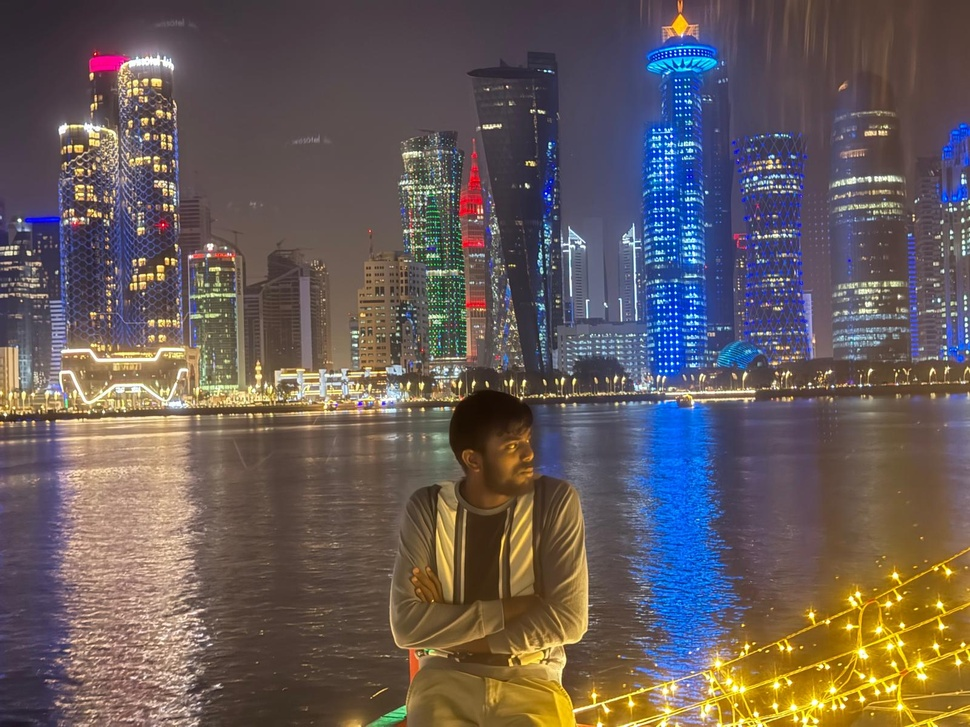
#> input picture snk.jpeg, 970 x 727 px, shrunk from 1600 x 1200 before the run
$ jupyter execute Untitled.ipynb
#> lines starting #> are read from the running program, lines starting #| are printed output that depends on the picture
## EXP-3-Record-Histogram processing ##
## name: nithish kumar s ##
## reg : 212224230190 ##

[cell 1]
import cv2
import numpy as np
import matplotlib.pyplot as plt

image = cv2.imread('snk.jpeg')
#> image is the input picture: shape (727, 970, 3); mean B, G, R 89.3, 91.5, 102.9
gray_image = cv2.cvtColor(image, cv2.COLOR_BGR2GRAY)
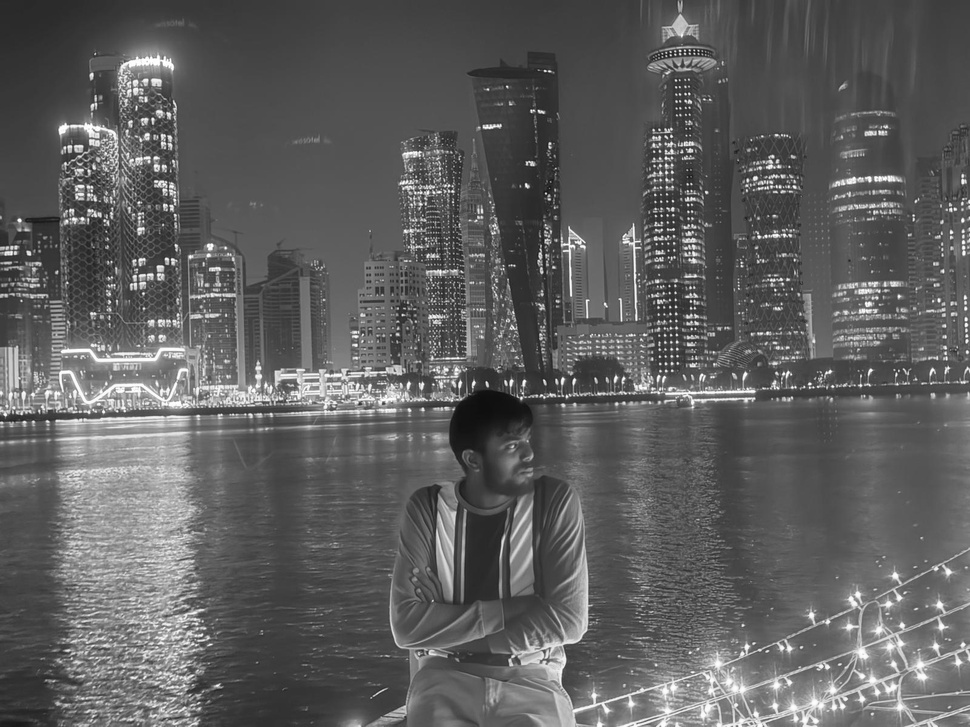
#> gray_image: shape (727, 970); min 13, max 255, mean 94.7
hist_original = cv2.calcHist([gray_image], [0], None, [256], [0, 256])
#> hist_original = 256 values, max 15153 at index 75, min 0 at index 0, mean 2754.6

equalized_image = cv2.equalizeHist(gray_image)
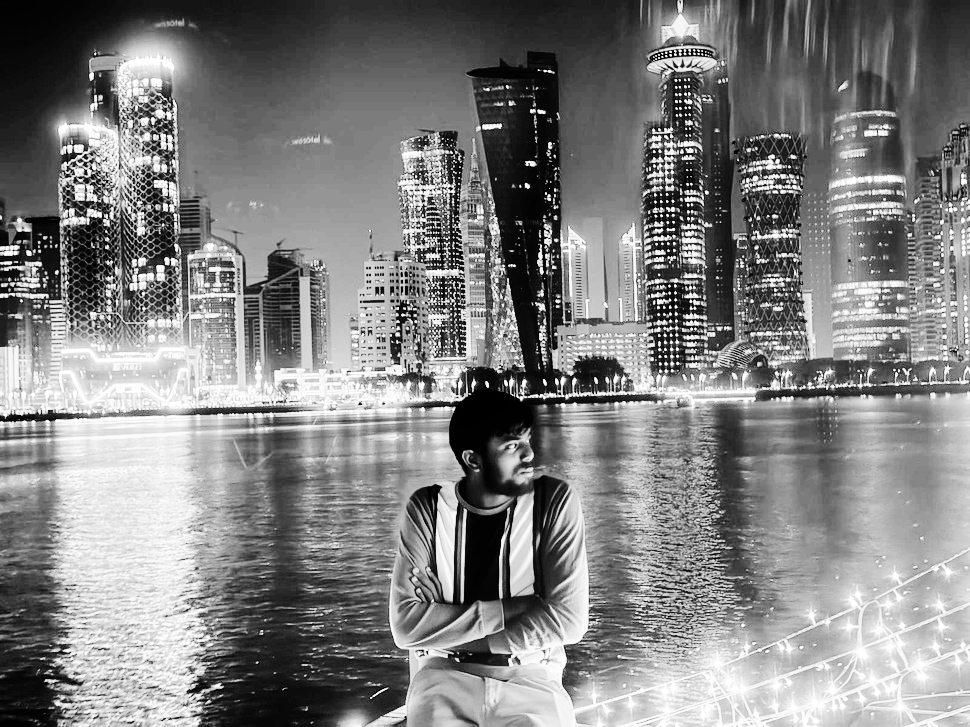
#> equalized_image: shape (727, 970); min 0, max 255, mean 129
hist_equalized = cv2.calcHist([equalized_image], [0], None, [256], [0, 256])
#> hist_equalized = 256 values, max 15153 at index 88, min 0 at index 11, mean 2754.6
plt.figure(figsize=(10, 7))

plt.subplot(2, 2, 1)
plt.imshow(gray_image, cmap='gray')
plt.title('Original Grayscale Image')
plt.axis('off')

plt.subplot(2, 2, 2)
plt.imshow(equalized_image, cmap='gray')
plt.title('Equalized Image')
plt.axis('off')

plt.subplot(2, 2, 3)
plt.plot(hist_original, color='black')
plt.title('Original Histogram')
plt.xlim([0, 256])

plt.subplot(2, 2, 4)
plt.plot(hist_equalized, color='black')
plt.title('Equalized Histogram')
plt.xlim([0, 256])

plt.tight_layout()
plt.show()
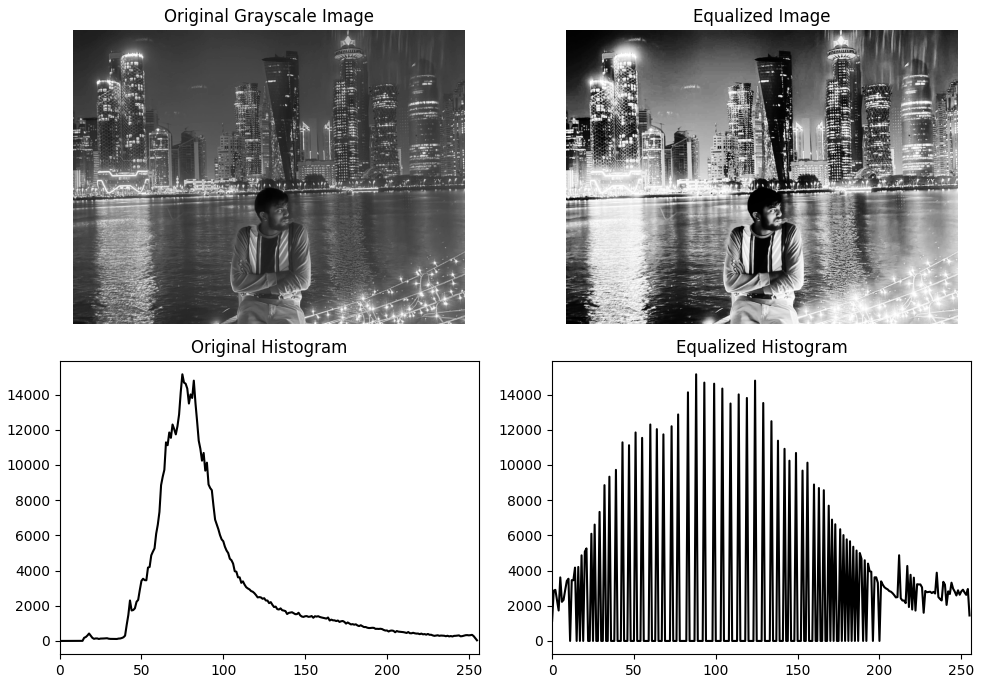
#> figure drawn by matplotlib, 4 panels; panel 3: curve peaks at x = 75, y = 15153; panel 4: curve peaks at x = 88, y = 15153
